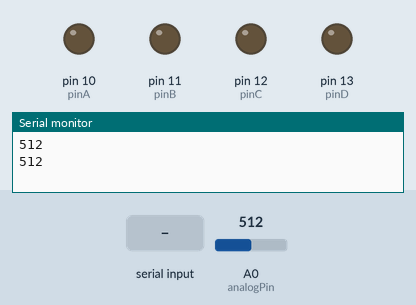
This sketch was run on a simulated Arduino Uno, built with avr-gcc and run on an emulated ATmega328P. On the bench: output pins drawn as LEDs (lit = HIGH), the last lines printed to the serial monitor. The inputs (shaded band) are chosen by the test bench; at power-on: A0 (analogPin) = 512.

Above: at 1.8 s.
1.9 s: "A" received over Serial
At 2.6 s:
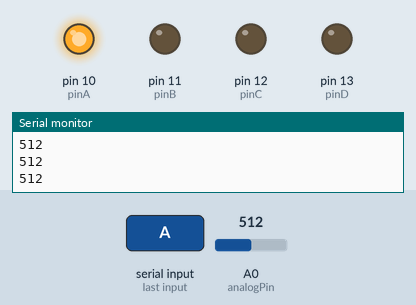
3.5 s: "C" received over Serial
At 5.2 s:
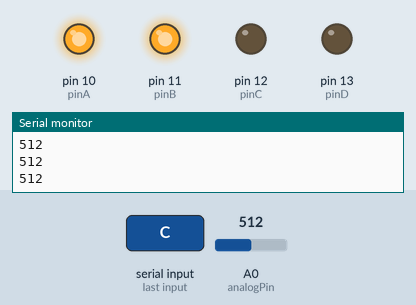
5.5 s: "B" received over Serial
At 6.9 s:
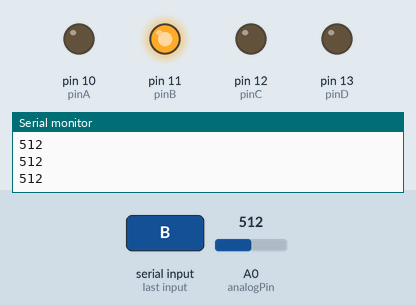
7.5 s: "E" received over Serial
At 8.4 s:
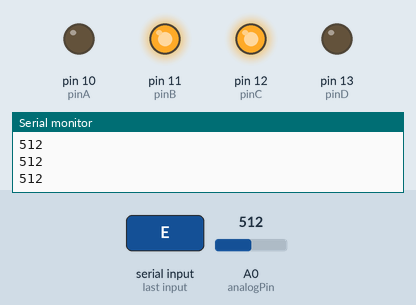
9.5 s: "D" received over Serial
At 11.2 s:
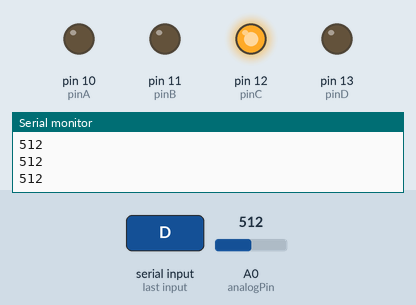
11.5 s: "G" received over Serial
At 12.7 s:
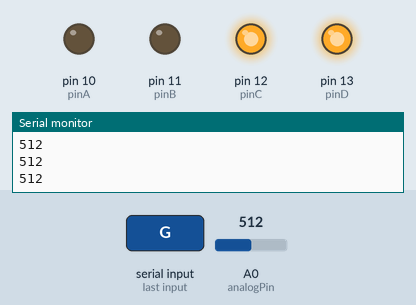
Timing chart, 0 to 14.5 s (numbered marks = the images above; inputs shaded):
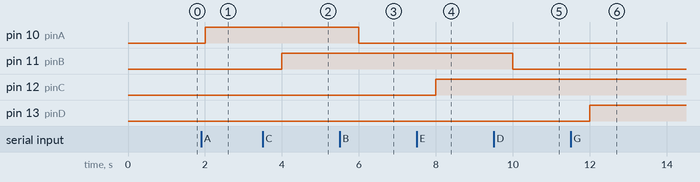

The sketch:

kode_arduino.ino
```cpp
char serialData;
int pinA = 10;
int pinB = 11;
int pinC = 12;
int pinD = 13;
int analogPin = A0;
int sensorVal;

void setup() {

pinMode (pinA, OUTPUT);
pinMode (pinB, OUTPUT);
pinMode (pinC, OUTPUT);
pinMode (pinD, OUTPUT);
Serial.begin (9600);
}

void loop() {
  sensorVal = analogRead (analogPin);
  Serial.println (sensorVal);
  delay (1000);

  for (int i=0; i<4; i++)
    if (Serial.available() > 0) {
    serialData = Serial.read();

      if (serialData == 'A') digitalWrite (pinA, HIGH);
      if (serialData == 'B') digitalWrite (pinA, LOW);
      if (serialData == 'C') digitalWrite (pinB, HIGH);
      if (serialData == 'D') digitalWrite (pinB, LOW);
      if (serialData == 'E') digitalWrite (pinC, HIGH);
      if (serialData == 'F') digitalWrite (pinC, LOW);
      if (serialData == 'G') digitalWrite (pinD, HIGH);
      if (serialData == 'H') digitalWrite (pinD, LOW);

      }
}
```

Measured:
- after the input at 1.9 s, pin 10 (pinA): LOW → HIGH after 0.10 s
- after the input at 3.5 s, pin 11 (pinB): LOW → HIGH after 0.50 s
- after the input at 5.5 s, pin 10 (pinA): HIGH → LOW after 0.50 s
- after the input at 7.5 s, pin 12 (pinC): LOW → HIGH after 0.50 s
- after the input at 9.5 s, pin 11 (pinB): HIGH → LOW after 0.50 s
- after the input at 11.5 s, pin 13 (pinD): LOW → HIGH after 0.50 s
